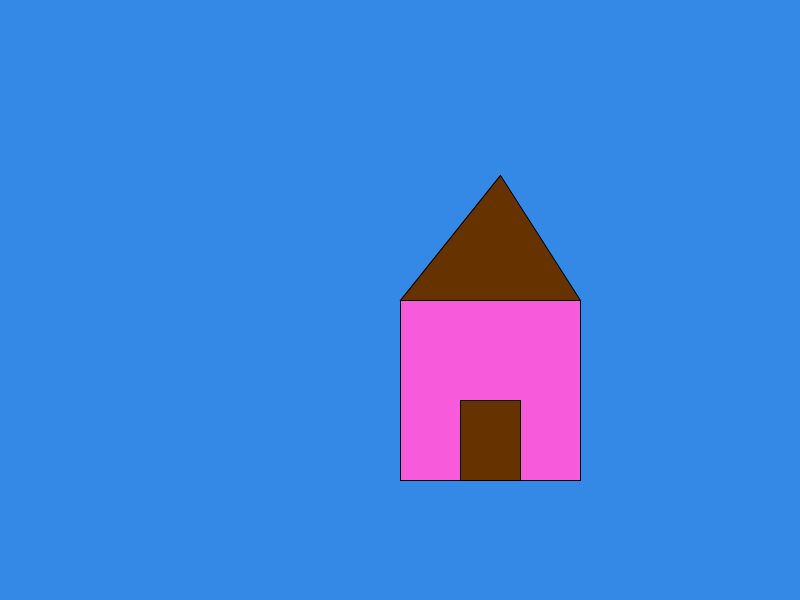
Frame 1 (no input)
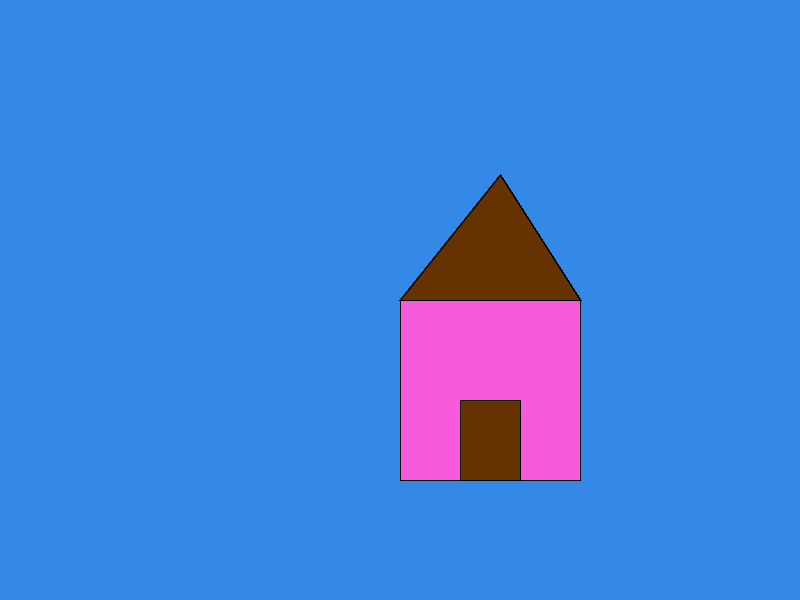
Frame 60 (the mouse pressed at the canvas centre just before this capture)
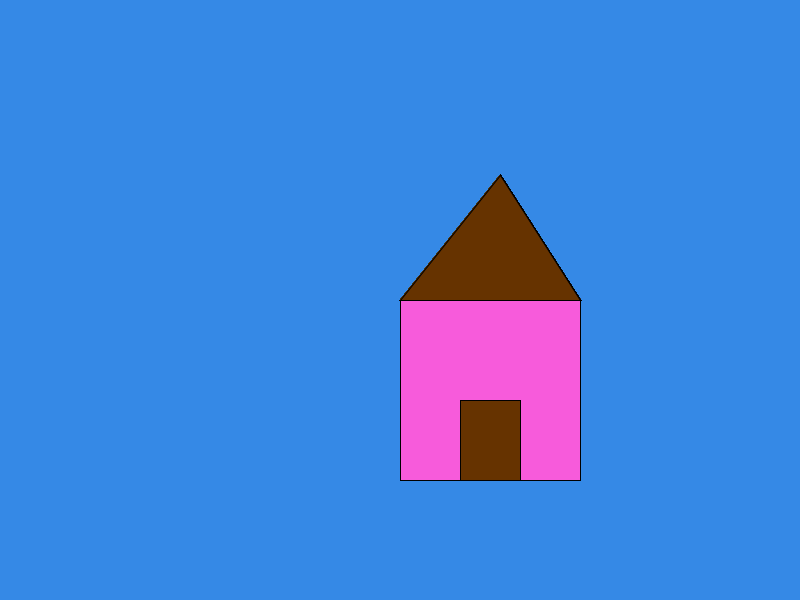
Frame 120 (the mouse held since frame 60 and released just before this capture)

The Processing sketch that drew these frames (run headless with seeded random() and noise(); from frame 60 on, the mouse is pressed at the canvas centre):

// Processing sketch: processing_139595
// ── processing_139595.pde

void setup(){
  size(800,600);
  background(53,137,230);
}
  
 void draw() {
  fill(247,91,219);
   rect(400,300,180,180);
  fill(102,51,0);
  triangle(400,300,500,175,580,300);
   quad(460,480,460,400,520,400,520,480);


 }
